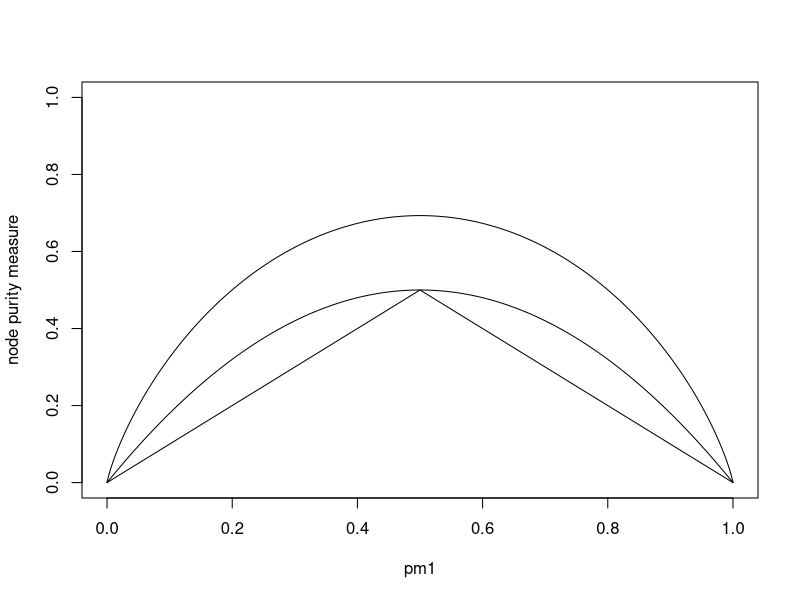

The R source for this figure:
#3
#Comparing Gini index, classification error, and entropy
par(mfrow=c(1,1))
plot(1, xlim=c(0, 1), ylim=c(0, 1), xlab="pm1", ylab="node purity measure", type="n")
p1=seq(0, 1, by=.00001)
p2=1-p1
error=c()
for (i in 1:length(p1)){
  error=cbind(error, 1-max(p1[i], p2[i]))
}
gini=2*p1*p2
entropy=-(p1*log(p1)+p2*log(p2))
lines(p1, error)
lines(p1, gini)
lines(p1, entropy)
